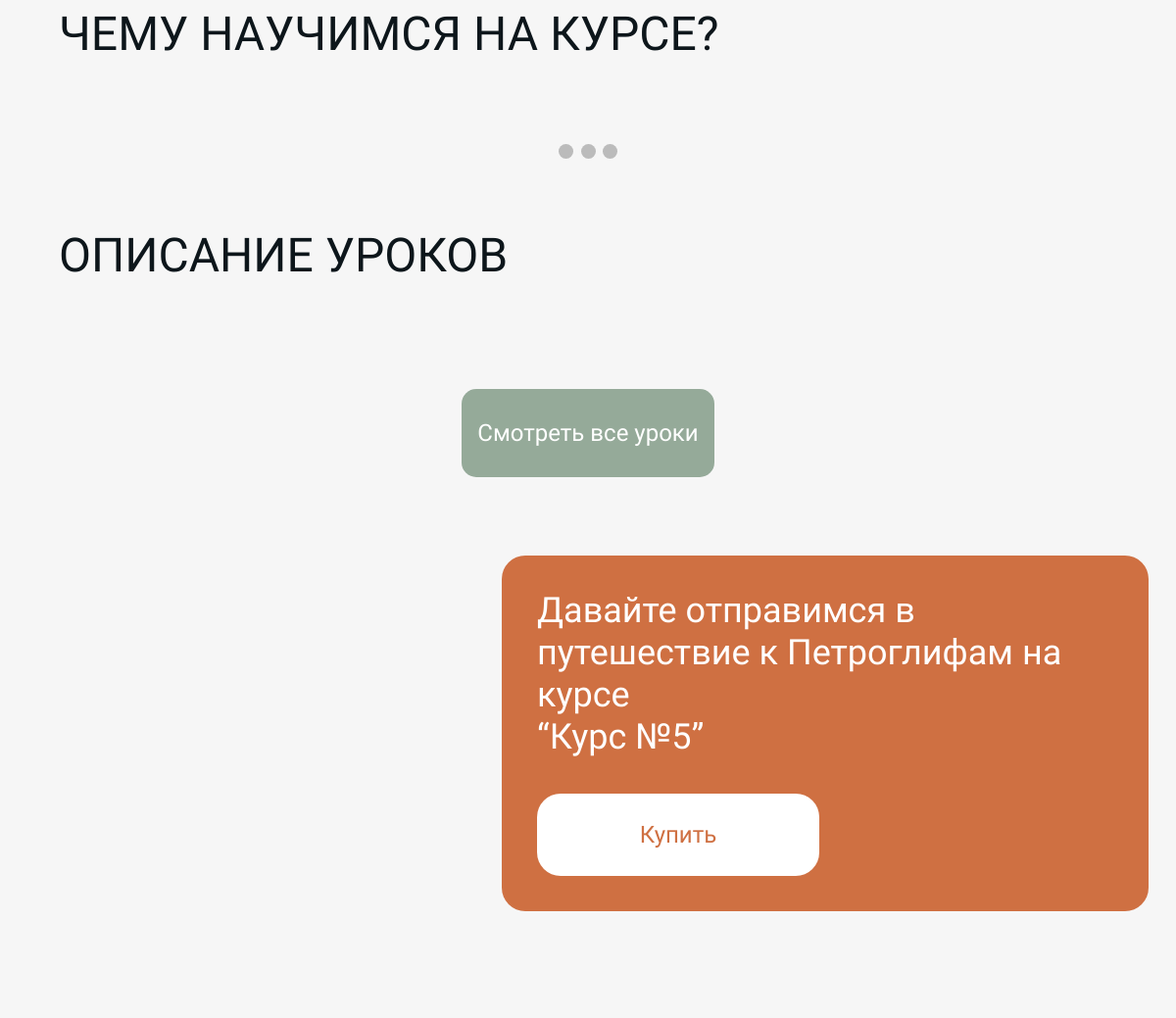
The app's page /courses/kurs-5/ (middle part), older data.
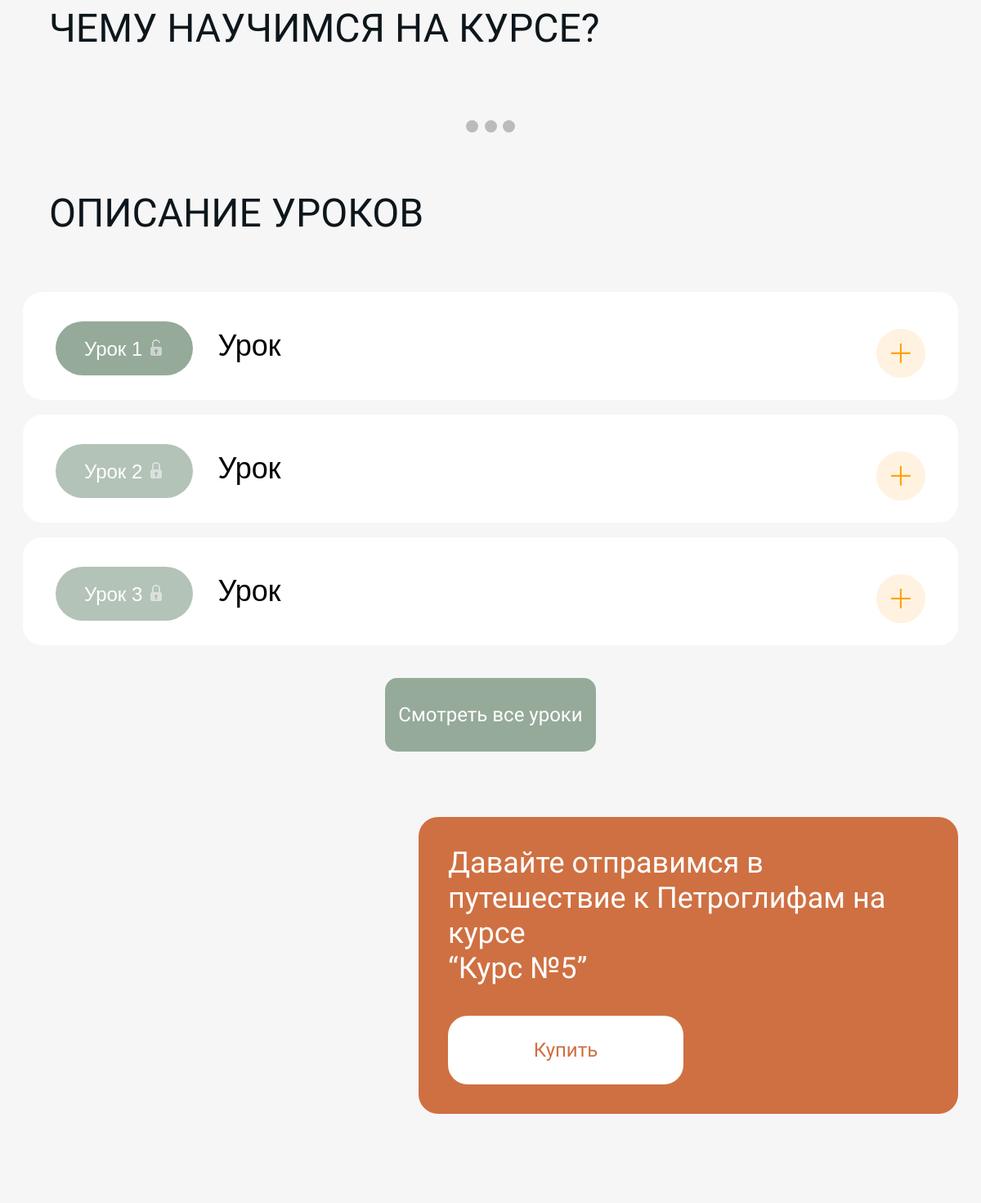
The same page, newer data.
### mainapp/models.py (models this page shows, shortened)
class Course(models.Model):
    class CourseCategory(models.TextChoices):
        ART = ("ART", "ИСКУССТВО")
        DESIGN = ("DESIGN", "ДИЗАЙН")
        SOFT_SKILLS = ("SOFT_SKILLS", "SOFT SKILLS")
    id = models.UUIDField(default=uuid4, primary_key=True)
    title = models.CharField(verbose_name="Название курса", max_length=150)
    slug = models.SlugField(verbose_name="URL", max_length=200, unique=True, blank=True, null=True)
    category = models.CharField(verbose_name="Категория курса", max_length=11, choices=CourseCategory.choices)
    tags = models.ManyToManyField(Tag, verbose_name="Теги курса", related_name="courses")
    note = models.CharField(verbose_name="Цель курса", max_length=200, blank=True)
    description = models.TextField(verbose_name="Описание курса", blank=True)
    price = models.FloatField(verbose_name="Стоимость курса")
    image = models.ImageField(verbose_name="Изображение", blank=True, null=True, upload_to="сourses_images")
    teaser_video = models.FilePathField(verbose_name="Тизер-видео", blank=True, null=True,
                                        path=os.path.join(settings.MEDIA_ROOT, "teaser_video"))
    talents = models.ManyToManyField(Talent, verbose_name="Навыки, которые дает курс", related_name="courses")
    benefits = models.ManyToManyField(Benefit, verbose_name="Польза курса", related_name="courses")
    lesson_qty = models.CharField(verbose_name="Количество уроков", max_length=25, blank=True)
    duration = models.CharField(verbose_name="Продолжительность курса", max_length=25, blank=True)
    age_group = models.CharField(verbose_name="Возрастная группа", max_length=25, blank=True)
    tools = models.TextField(verbose_name="Необходимые материалы и инструменты для курса", blank=True)
    preparation = models.ForeignKey(Preparation, verbose_name="Уровень подготовки", on_delete=models.CASCADE,
                                    null=True, related_name="courses")
    filling = models.TextField(verbose_name="Наполнение курса", blank=True)
    mentors = models.ManyToManyField(Mentor, verbose_name="Менторы", related_name="courses")
    is_popular = models.BooleanField(verbose_name="Популярный", default=False)
    question_lessons_features = models.TextField(verbose_name="Как проходят занятия на курсе?")
    question_access_duration = models.TextField(verbose_name="На сколько по времени доступен курс?")
    question_homework = models.TextField(verbose_name="Что насчет домашнего задания?")
    question_joining_telegram_chat = models.TextField(verbose_name="Что я получу, вступив в телеграм-канал курса?")
    question_paid_no_access = models.TextField(verbose_name="Я оплатил и не получил доступ к курсу")
    created_at = models.DateTimeField(verbose_name='Создан', auto_now_add=True)
    updated_at = models.DateTimeField(verbose_name='Обновлен', auto_now=True)
    deleted = models.BooleanField(verbose_name="Удален", default=False)
    class Meta:
        verbose_name = "Курс"
        verbose_name_plural = "Курсы"
        ordering = ["title"]

class Lesson(models.Model):
    VALUE_PART1 = 'Цель урока'
    VALUE_PART2 = 'Чему научится ребенок?'
    VALUE_PART3 = 'Что нужно для урока?'
    class LessonType(models.TextChoices):
        ONLINE_LESSON = ("Online lesson", "Онлайн-урок")
        VIDEO_LESSON = ("Video lesson", "Видеоурок")
    id = models.UUIDField(default=uuid4, primary_key=True)
    title = models.CharField(verbose_name="Название урока", max_length=150)
    number = models.IntegerField(verbose_name="Номер урока")
    course = models.ForeignKey(Course, verbose_name="Курс", on_delete=models.CASCADE, related_name="lessons")
    type = models.CharField(verbose_name="Тип урока", max_length=13, choices=LessonType.choices)
    part1 = models.CharField(verbose_name="Название первой части описания урока", default=VALUE_PART1,
                             max_length=150, blank=True)
    description_part1 = models.TextField(verbose_name="Содержание первой части", blank=True)
    part2 = models.CharField(verbose_name="Название второй части описания урока", default=VALUE_PART2,
                             max_length=150, blank=True)
    description_part2 = models.TextField(verbose_name="Содержание второй части", blank=True)
    part3 = models.CharField(verbose_name="Название третьей части описания урока", default=VALUE_PART3,
                             max_length=150, blank=True)
    description_part3 = models.TextField(verbose_name="Содержание третьей части", blank=True)
    image = models.ImageField(verbose_name="Изображение", blank=True, null=True, upload_to="lessons_img/")
    path_to_file = models.FilePathField(path=os.path.join(settings.MEDIA_ROOT, "video_lessons"), blank=True)
    link = models.CharField(verbose_name="Ссылка на онлайн-урок", max_length=150, blank=True)
    lesson_date = models.DateTimeField(verbose_name="Дата онлайн-урока", blank=True, null=True)
    created_at = models.DateTimeField(verbose_name='Создан', auto_now_add=True)
    updated_at = models.DateTimeField(verbose_name='Обновлен', auto_now=True)
    deleted = models.BooleanField(verbose_name="Удален", default=False)
    class Meta:
        verbose_name = "Урок"
        verbose_name_plural = "Уроки"
        ordering = ["course", "number"]

### mainapp/views.py (the view)
# urls.py: path('courses/<str:slug>/', main_views.view_course, name='course'),
def view_course(request, slug):
    current_number = 1
    current_user = request.user
    course = get_object_or_404(mainapp_models.Course, slug=slug)
    descriptions = course.description.split('\n')
    if current_user.is_authenticated:
        studentCourse = mainapp_models.StudentCourse.objects.filter(user=current_user) & mainapp_models.StudentCourse.objects.filter(course=course)
        if studentCourse:
            current_number = studentCourse[0].lesson_number
    lessons = mainapp_models.Lesson.objects.filter(course=course)
    for lesson in lessons:
        lesson.description_part3 = lesson.description_part3.split('\n')
    mentor = get_mentor_course(request, slug)
    context = {'course': course,
               'descriptions': descriptions,
               'course_tools': course.tools.split('\n'),
               'course_filling': course.filling.split('\n'),
               'lessons': lessons,
               'mentor': mentor,
               'current_number': current_number,
               }
    return render(request, 'mainapp/course.html', context)

### mainapp/views.py (called while the page is built)
def get_mentor_course(request, slug):
    course = get_object_or_404(mainapp_models.Course, slug=slug)
    mentor = mainapp_models.Mentor.objects.filter(courses=course).first()
    return mentor

### mainapp/templates/mainapp/course.html (shortened to what this page needs)
{% extends "mainapp/base.html" %}
{% block content %}
    {% include "mainapp/parts_pages/course__what.html" %}
    {% include "mainapp/parts_pages/course__lesson.html" %}
    {% include "mainapp/parts_pages/course__teacher.html" %}
{% endblock %}

### mainapp/templates/mainapp/base.html (shortened to what this page needs)
{% load static %}
<!DOCTYPE html>
<html lang="ru">
<head>
    <link href="{% static 'css/index.css' %}" rel="stylesheet">
    <link href="{% static 'css/course.css' %}" rel="stylesheet">
</head>
<body>
    {% block content %}
    {% endblock %}
</body>
</html>

### mainapp/templates/mainapp/parts_pages/course__aboute.html (shortened to what this page needs)
{% load static markdownify %}

### mainapp/templates/mainapp/parts_pages/course__what.html (shortened to what this page needs)
{% load static markdownify %}
<div class="site-box">
  <section class="pc__what">
    <h1 class="section__title">Чему научимся на курсе?</h1>
    <br>
    <div style="text-align:center">
      <span class="pc__what__dot" onclick="showSlidePcWhat(0, 1)"></span>
      <span class="pc__what__dot" onclick="showSlidePcWhat(1, 2)"></span>
      <span class="pc__what__dot" onclick="showSlidePcWhat(2, 3)"></span>
    </div>
  </section>
</div>

### mainapp/templates/mainapp/parts_pages/course__lesson.html (shortened to what this page needs)
{% load static %}
<div class="site-box">
    <section class="pc__lesson">
        <h1 class="section__title">Описание уроков</h1>
        <div class="faq__body">
            <div class="faq__items">
                {% for lesson in lessons %}
                <div class="faq__item">
                    {% if lesson.number <= current_number %}
                        <button class="faq__collapsible"><div><div><a class="faq__collapsible-lesson-open" href="#">Урок {{ lesson.number }}</a></div><div>{{ lesson.title }}</div></div></button>
                    {% else %}
                        <button class="faq__collapsible"><div><div><a href="#" style="pointer-events: none; opacity: 0.7;">Урок {{ lesson.number }}</a></div><div>{{ lesson.title }}</div></div></button>
                    {% endif %}
                </div>
                {% endfor %}
            </div>
        </div>
        <a href="#"><div class="pc__lesson-all">Смотреть все уроки</div></a>
        <div class="pc__lesson__pay">
            <div>
                <h2>Давайте отправимся в путешествие к Петроглифам на курсе<br>“{{ course.title }}”</h2>
                <a href="{% url 'buy-course' course.slug %}"><div>Купить</div></a>
            </div>
        </div>
    </section>
</div>

### mainapp/templates/mainapp/parts_pages/course__teacher.html (shortened to what this page needs)
{% load static markdownify %}
<div class="site-box">
    <section class="pc__teacher">
        <h1 class="section__title">Эксперт курса</h1>
    </section>
</div>

### mainapp/templates/mainapp/parts_pages/course__resources.html (shortened to what this page needs)
{% load static %}

### mainapp/templates/mainapp/parts_pages/course__rate.html (shortened to what this page needs)
{% load static %}

### mainapp/templates/mainapp/parts_pages/course__how.html (shortened to what this page needs)
{% load static markdownify %}

### mainapp/templates/mainapp/parts_pages/subscription_form.html (shortened to what this page needs)
{% load static %}

### mainapp/templates/mainapp/parts_pages/course__faq.html (shortened to what this page needs)
{% load static markdownify %}

### mainapp/templates/mainapp/parts_pages/image_tree_yellow.html (shortened to what this page needs)
{% load static %}

### mainapp/static/css/index.css (style rules this page uses)
* { margin: 0; padding: 0; }
body { font-family: 'Onest', sans-serif; font-size: 16px; font-weight: 300; line-height: 1; background: #F6F6F6; }
.site-box { max-width: 1224px; min-width: 347px; padding: 0 clamp(14px, 3vw, 28px); margin: 0 auto; font-weight: 400; }
.section__title { color: #0D161B; font-size: clamp(2.375rem, 4vw, 3.5rem); font-weight: 400; text-transform: uppercase; padding: clamp(40px, 6vw, 100px) calc(clamp(40px, 6vw, 76px) - 40px) clamp(40px, 6vw, 80px); }
.faq__items { display: flex; flex-direction: column; gap: clamp(10px, 4vw, 18px); }
.faq__item { border-radius: 24px; padding: clamp(20px, 5vw, 45px) clamp(20px, 5vw, 40px); background: #FFFFFF; height: max-content; }
.faq__collapsible { background: transparent; font-size: clamp(1.5rem, 3vw, 2.25rem); border: none; cursor: pointer; width: 100%; text-align: left; outline: none; position: relative; }
.faq__collapsible > div { width: 85%; display: flex; justify-content: left; gap: 30px; align-items: center; }
.faq__collapsible > div > div > a { text-wrap: nowrap; text-decoration: none; font-size: clamp(1.25rem, 3vw, 1.5rem); color: #FFFFFF; background: #95AA99; border-radius: 64px; text-wrap: nowrap; padding: clamp(11px, 2vw, 19.5px) clamp(20px, 3vw, 35px); }
.faq__collapsible > div > div > a::after { content: url(../img/padlock-locked.png); margin-left: 7px; }
.faq__collapsible > div > div > a.faq__collapsible-lesson-open::after { content: url(../img/padlock-unlocked.png); margin-left: 7px; }
.faq__collapsible::after { content: url(../img/btn_collapsible_plus.svg); position: absolute; top: 0; right: 0; }

### mainapp/static/css/course.css (style rules this page uses)
.pc__lesson > a { text-decoration: none; font-size: clamp(1.25rem, 3vw, 1.5rem); color: #FFFFFF; text-wrap: nowrap; }
.pc__lesson-all { height: clamp(62px, 10vw, 90px); width: clamp(258px, 20vw, 300px); border-radius: 15px; background: #95AA99; display: flex; align-items: center; justify-content: center; margin: clamp(20px, 4vw, 40px) auto; }
.pc__lesson__pay { display: flex; justify-content: end; }
.pc__lesson__pay > div { background: #CF7042; border-radius: 24px; margin-top: 40px; margin-bottom: clamp(40px, 5vw, 80px); min-height: clamp(300px, 5vw, 340px); height: max-content; min-width: 347px; width: clamp(347px, 55vw, 810px); }
.pc__lesson__pay > div > h2 { margin: 35px clamp(20px, 3vw, 40px) 0; font-size: clamp(1.5rem, 3vw, 2.25rem); color: #FFFFFF; font-weight: 400; line-height: 1.2; }
.pc__lesson__pay > div > a { text-decoration: none; text-wrap: nowrap; }
.pc__lesson__pay > div > a > div { background: #FFFFFF; color: #CF7042; border-radius: 24px; font-size: clamp(1.25rem, 3vw, 1.5rem); padding: 30px clamp(35px, 7vw, 85px); width: clamp(116px, 10vw, 135px); margin-bottom: clamp(23px, 3vw, 46px); margin-left: clamp(20px, 3vw, 40px); margin-top: clamp(25px, 3vw, 35px); text-align: center; }
@media (max-width: 1300px) { .pc__what__dot { cursor: pointer; height: 15px; width: 15px; margin: 0 2px; background-color: #bbb; border-radius: 50%; display: inline-block; transition: background-color 0.6s ease; } }

Row changes from the older to the newer data that the page shows:
added Lesson: number "1", title "Урок"
added Lesson: number "2", title "Урок"
added Lesson: number "3", title "Урок"
